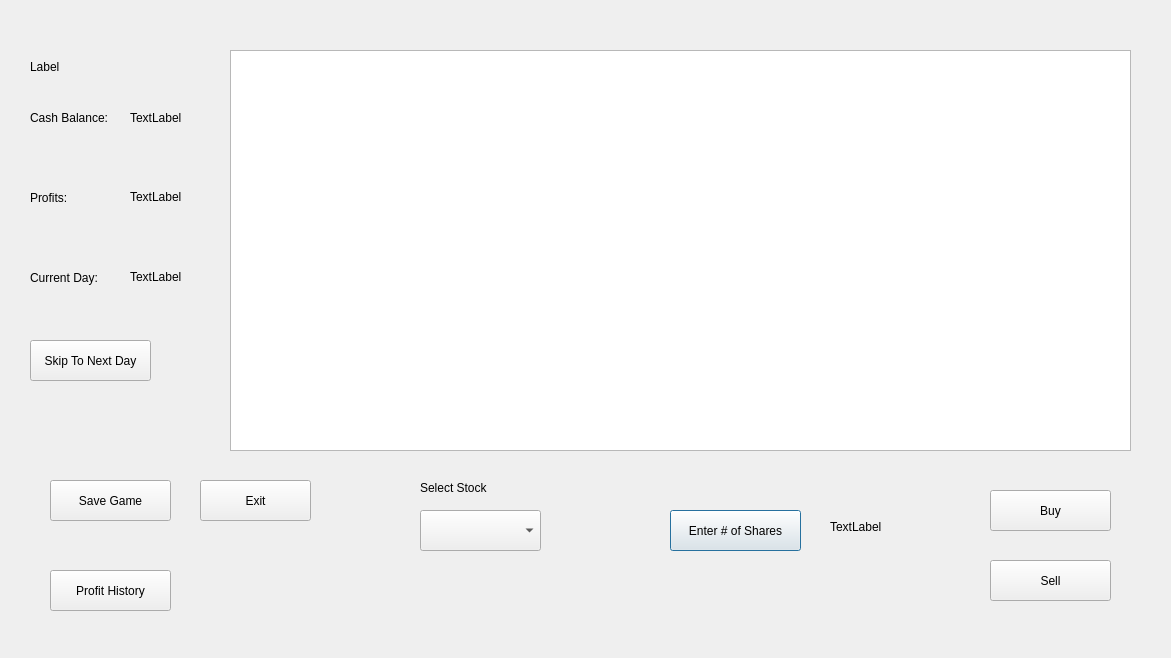
<?xml version="1.0" encoding="UTF-8"?>
<ui version="4.0">
 <class>gamerun</class>
 <widget class="QDialog" name="gamerun">
  <property name="geometry">
   <rect>
    <x>0</x>
    <y>0</y>
    <width>1171</width>
    <height>658</height>
   </rect>
  </property>
  <property name="windowTitle">
   <string>Dialog</string>
  </property>
  <widget class="QTableWidget" name="stocksTable">
   <property name="geometry">
    <rect>
     <x>230</x>
     <y>50</y>
     <width>901</width>
     <height>401</height>
    </rect>
   </property>
  </widget>
  <widget class="QPushButton" name="buySellBtn">
   <property name="geometry">
    <rect>
     <x>670</x>
     <y>510</y>
     <width>131</width>
     <height>41</height>
    </rect>
   </property>
   <property name="text">
    <string>Enter # of Shares</string>
   </property>
  </widget>
  <widget class="QPushButton" name="buySubmitBtn">
   <property name="geometry">
    <rect>
     <x>990</x>
     <y>490</y>
     <width>121</width>
     <height>41</height>
    </rect>
   </property>
   <property name="text">
    <string>Buy</string>
   </property>
  </widget>
  <widget class="QPushButton" name="sellSubmitBtn">
   <property name="geometry">
    <rect>
     <x>990</x>
     <y>560</y>
     <width>121</width>
     <height>41</height>
    </rect>
   </property>
   <property name="text">
    <string>Sell</string>
   </property>
  </widget>
  <widget class="QLabel" name="buySellLbl">
   <property name="geometry">
    <rect>
     <x>830</x>
     <y>520</y>
     <width>59</width>
     <height>14</height>
    </rect>
   </property>
   <property name="text">
    <string>TextLabel</string>
   </property>
  </widget>
  <widget class="QComboBox" name="stockDropdown">
   <property name="geometry">
    <rect>
     <x>420</x>
     <y>510</y>
     <width>121</width>
     <height>41</height>
    </rect>
   </property>
  </widget>
  <widget class="QLabel" name="label">
   <property name="geometry">
    <rect>
     <x>420</x>
     <y>480</y>
     <width>91</width>
     <height>16</height>
    </rect>
   </property>
   <property name="text">
    <string>Select Stock</string>
   </property>
  </widget>
  <widget class="QLabel" name="usernameLbl">
   <property name="geometry">
    <rect>
     <x>30</x>
     <y>60</y>
     <width>59</width>
     <height>14</height>
    </rect>
   </property>
   <property name="text">
    <string>Label</string>
   </property>
  </widget>
  <widget class="QLabel" name="cashBalanceLbl">
   <property name="geometry">
    <rect>
     <x>130</x>
     <y>110</y>
     <width>91</width>
     <height>16</height>
    </rect>
   </property>
   <property name="text">
    <string>TextLabel</string>
   </property>
  </widget>
  <widget class="QLabel" name="profitsLbl">
   <property name="geometry">
    <rect>
     <x>130</x>
     <y>190</y>
     <width>59</width>
     <height>14</height>
    </rect>
   </property>
   <property name="text">
    <string>TextLabel</string>
   </property>
  </widget>
  <widget class="QPushButton" name="skipBtn">
   <property name="geometry">
    <rect>
     <x>30</x>
     <y>340</y>
     <width>121</width>
     <height>41</height>
    </rect>
   </property>
   <property name="text">
    <string>Skip To Next Day</string>
   </property>
  </widget>
  <widget class="QLabel" name="currentDayLbl">
   <property name="geometry">
    <rect>
     <x>130</x>
     <y>270</y>
     <width>59</width>
     <height>14</height>
    </rect>
   </property>
   <property name="text">
    <string>TextLabel</string>
   </property>
  </widget>
  <widget class="QLabel" name="label_2">
   <property name="geometry">
    <rect>
     <x>30</x>
     <y>110</y>
     <width>111</width>
     <height>16</height>
    </rect>
   </property>
   <property name="text">
    <string>Cash Balance:</string>
   </property>
  </widget>
  <widget class="QLabel" name="label_3">
   <property name="geometry">
    <rect>
     <x>30</x>
     <y>190</y>
     <width>91</width>
     <height>16</height>
    </rect>
   </property>
   <property name="text">
    <string>Profits:</string>
   </property>
  </widget>
  <widget class="QLabel" name="label_4">
   <property name="geometry">
    <rect>
     <x>30</x>
     <y>270</y>
     <width>101</width>
     <height>16</height>
    </rect>
   </property>
   <property name="text">
    <string>Current Day:</string>
   </property>
  </widget>
  <widget class="QPushButton" name="saveGameBtn">
   <property name="geometry">
    <rect>
     <x>50</x>
     <y>480</y>
     <width>121</width>
     <height>41</height>
    </rect>
   </property>
   <property name="text">
    <string>Save Game</string>
   </property>
  </widget>
  <widget class="QPushButton" name="profitHistoryBtn">
   <property name="geometry">
    <rect>
     <x>50</x>
     <y>570</y>
     <width>121</width>
     <height>41</height>
    </rect>
   </property>
   <property name="text">
    <string>Profit History</string>
   </property>
  </widget>
  <widget class="QPushButton" name="exitBtn">
   <property name="geometry">
    <rect>
     <x>200</x>
     <y>480</y>
     <width>111</width>
     <height>41</height>
    </rect>
   </property>
   <property name="text">
    <string>Exit</string>
   </property>
  </widget>
 </widget>
 <resources/>
 <connections/>
</ui>
